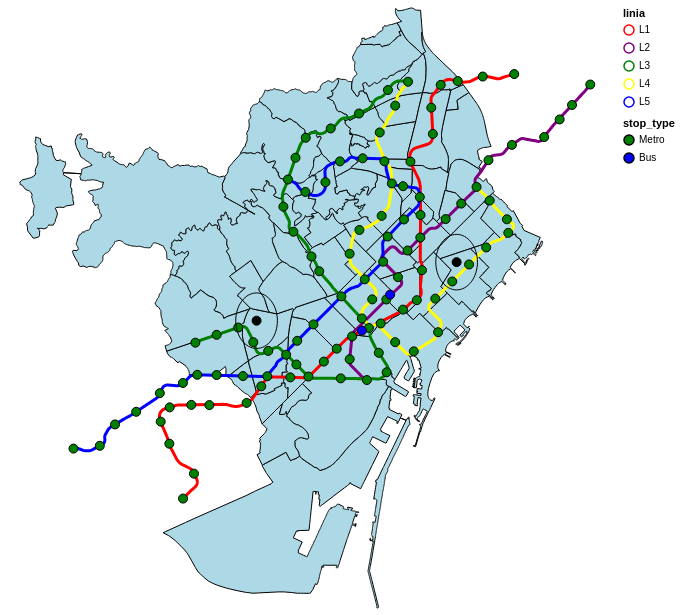

Notebook code cell kept with this figure:
### Code cell
trajectory_layer = alt.Chart(geo_df_trajectories_all).mark_geoshape(
    strokeWidth=3,filled = False).encode(
        color=alt.Color('linia:N',scale = alt.Scale(domain=['L1', 'L2', 'L3','L4','L5'], range=['red', 'purple', 'green','yellow','blue']))).properties(
    width=600,
    height=600
)

point_layer = alt.Chart(geo_df_stops_all).mark_geoshape(
    stroke="black").encode(tooltip=['name'],color = alt.Color('stop_type:N', scale=alt.Scale(domain=['Metro', 'Bus'], range=['green', 'blue'])))

sol_point_layer = alt.Chart(sol_df).mark_geoshape(
    stroke="black",size=0,color='black')

buffer_layer = alt.Chart(sol_df_buffer).mark_geoshape(
    stroke="black",color='lightgrey',fillOpacity=0
)



(neigh_layer + trajectory_layer + point_layer + sol_point_layer + buffer_layer).resolve_scale(color='independent')
